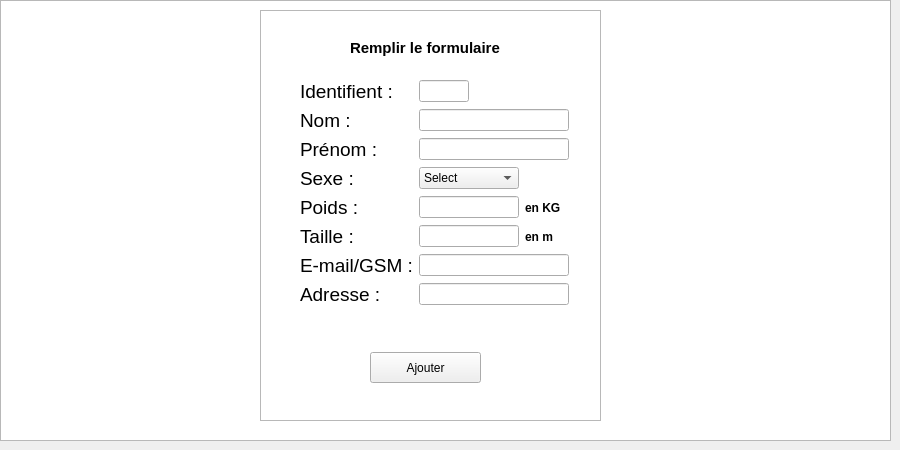
      <widget class="QWidget" name="tab_4">
       <attribute name="title">
        <string>Ajouter</string>
       </attribute>
       <widget class="QGraphicsView" name="graphicsView_2">
        <property name="geometry">
         <rect>
          <x>0</x>
          <y>0</y>
          <width>891</width>
          <height>441</height>
         </rect>
        </property>
        <property name="styleSheet">
         <string notr="true">border-image: url(:/136934.jpg);</string>
        </property>
       </widget>
       <widget class="QFrame" name="frame">
        <property name="geometry">
         <rect>
          <x>260</x>
          <y>10</y>
          <width>341</width>
          <height>411</height>
         </rect>
        </property>
        <property name="frameShape">
         <enum>QFrame::StyledPanel</enum>
        </property>
        <property name="frameShadow">
         <enum>QFrame::Raised</enum>
        </property>
        <widget class="QWidget" name="formLayoutWidget">
         <property name="geometry">
          <rect>
           <x>40</x>
           <y>70</y>
           <width>301</width>
           <height>308</height>
          </rect>
         </property>
         <layout class="QFormLayout" name="formLayout">
          <item row="0" column="0">
           <widget class="QLabel" name="label_41">
            <property name="font">
             <font>
              <pointsize>14</pointsize>
             </font>
            </property>
            <property name="text">
             <string>Identifient :</string>
            </property>
           </widget>
          </item>
          <item row="0" column="1">
           <widget class="QLineEdit" name="pid">
            <property name="maximumSize">
             <size>
              <width>50</width>
              <height>16777215</height>
             </size>
            </property>
           </widget>
          </item>
          <item row="1" column="0">
           <widget class="QLabel" name="label_3">
            <property name="font">
             <font>
              <pointsize>14</pointsize>
             </font>
            </property>
            <property name="text">
             <string>Nom :</string>
            </property>
           </widget>
          </item>
          <item row="1" column="1">
           <widget class="QLineEdit" name="pnom">
            <property name="maximumSize">
             <size>
              <width>150</width>
              <height>16777215</height>
             </size>
            </property>
           </widget>
          </item>
          <item row="2" column="0">
           <widget class="QLabel" name="label_4">
            <property name="font">
             <font>
              <pointsize>14</pointsize>
             </font>
            </property>
            <property name="text">
             <string>Prénom :</string>
            </property>
           </widget>
          </item>
          <item row="2" column="1">
           <widget class="QLineEdit" name="pprenom">
            <property name="maximumSize">
             <size>
              <width>150</width>
              <height>16777215</height>
             </size>
            </property>
           </widget>
          </item>
          <item row="3" column="0">
           <widget class="QLabel" name="label_5">
            <property name="font">
             <font>
              <pointsize>14</pointsize>
             </font>
            </property>
            <property name="text">
             <string>Sexe :</string>
            </property>
           </widget>
          </item>
          <item row="3" column="1">
           <widget class="QComboBox" name="psexe">
            <property name="maximumSize">
             <size>
              <width>100</width>
              <height>16777215</height>
             </size>
            </property>
            <item>
             <property name="text">
              <string>Select</string>
             </property>
            </item>
            <item>
             <property name="text">
              <string>Homme</string>
             </property>
            </item>
            <item>
             <property name="text">
              <string>Femme</string>
             </property>
            </item>
           </widget>
          </item>
          <item row="4" column="0">
           <widget class="QLabel" name="label_42">
            <property name="font">
             <font>
              <pointsize>14</pointsize>
             </font>
            </property>
            <property name="text">
             <string>Poids :</string>
            </property>
           </widget>
          </item>
          <item row="4" column="1">
           <layout class="QHBoxLayout" name="horizontalLayout">
            <item>
             <widget class="QLineEdit" name="ppoids">
              <property name="maximumSize">
               <size>
                <width>100</width>
                <height>16777215</height>
               </size>
              </property>
             </widget>
            </item>
            <item>
             <widget class="QLabel" name="label_2">
              <property name="font">
               <font>
                <weight>75</weight>
                <bold>true</bold>
               </font>
              </property>
              <property name="text">
               <string>en KG</string>
              </property>
             </widget>
            </item>
           </layout>
          </item>
          <item row="5" column="0">
           <widget class="QLabel" name="label_43">
            <property name="font">
             <font>
              <pointsize>14</pointsize>
             </font>
            </property>
            <property name="text">
             <string>Taille :</string>
            </property>
           </widget>
          </item>
          <item row="5" column="1">
           <layout class="QHBoxLayout" name="horizontalLayout_2">
            <item>
             <widget class="QLineEdit" name="ptaille1">
              <property name="maximumSize">
               <size>
                <width>100</width>
                <height>16777215</height>
               </size>
              </property>
             </widget>
            </item>
            <item>
             <widget class="QLabel" name="label_10">
              <property name="font">
               <font>
                <weight>75</weight>
                <bold>true</bold>
               </font>
              </property>
              <property name="text">
               <string>en m</string>
              </property>
             </widget>
            </item>
           </layout>
          </item>
          <item row="6" column="0">
           <widget class="QLabel" name="label_44">
            <property name="font">
             <font>
              <pointsize>14</pointsize>
             </font>
            </property>
            <property name="text">
             <string>E-mail/GSM :</string>
            </property>
           </widget>
          </item>
          <item row="6" column="1">
           <widget class="QLineEdit" name="pemail">
            <property name="maximumSize">
             <size>
              <width>150</width>
              <height>16777215</height>
             </size>
            </property>
           </widget>
          </item>
          <item row="7" column="0">
           <widget class="QLabel" name="label_45">
            <property name="font">
             <font>
              <pointsize>14</pointsize>
             </font>
            </property>
            <property name="text">
             <string>Adresse :</string>
            </property>
           </widget>
          </item>
          <item row="7" column="1">
           <widget class="QLineEdit" name="padresse">
            <property name="maximumSize">
             <size>
              <width>150</width>
              <height>16777215</height>
             </size>
            </property>
           </widget>
          </item>
         </layout>
        </widget>
        <widget class="QPushButton" name="pushButton">
         <property name="geometry">
          <rect>
           <x>110</x>
           <y>342</y>
           <width>111</width>
           <height>31</height>
          </rect>
         </property>
         <property name="text">
          <string>Ajouter</string>
         </property>
        </widget>
        <widget class="QLabel" name="label_6">
         <property name="geometry">
          <rect>
           <x>90</x>
           <y>30</y>
           <width>171</width>
           <height>16</height>
          </rect>
         </property>
         <property name="font">
          <font>
           <pointsize>11</pointsize>
           <weight>75</weight>
           <bold>true</bold>
          </font>
         </property>
         <property name="text">
          <string>Remplir le formulaire</string>
         </property>
        </widget>
       </widget>
      </widget>
